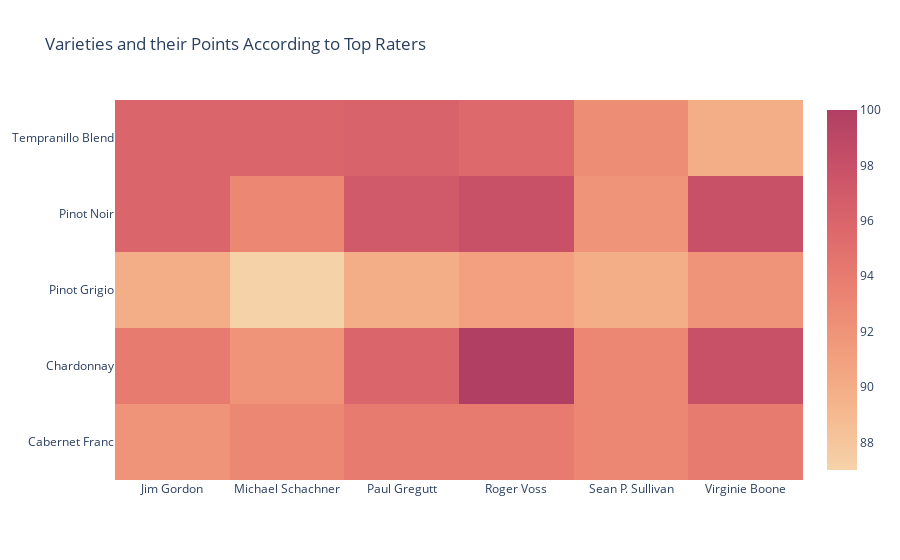

The cell this chart's notebook holds for it:
### Code cell
fig = go.Figure(data=go.Heatmap(x=variety_points['taster_name'],
                               y=variety_points['variety'],
                               z=variety_points['points'],
                               colorscale='redor',
                               connectgaps=True))
fig.update_layout(title='Varieties and their Points According to Top Raters')
fig.show()

### Figure 1 — Plotly figure (JSON) as saved in the notebook; plotly's stock layout.template omitted (floating-point values rounded to 4 significant figures)
{"data": [{"colorscale": [[0, "rgb(246, 210, 169)"], [0.1667, "rgb(245, 183, 142)"], [0.3333, "rgb(241, 156, 124)"], [0.5, "rgb(234, 129, 113)"], [0.6667, "rgb(221, 104, 108)"], [0.8333, "rgb(202, 82, 104)"], [1, "rgb(177, 63, 100)"]], "connectgaps": true, "type": "heatmap", "x": ["Jim Gordon", "Jim Gordon", "Jim Gordon", "Jim Gordon", "Michael Schachner", "Michael Schachner", "Michael Schachner", "Michael Schachner", "Michael Schachner", "Paul Gregutt", "Paul Gregutt", "Paul Gregutt", "Paul Gregutt", "Roger Voss", "Roger Voss", "Roger Voss", "Roger Voss", "Sean P. Sullivan", "Sean P. Sullivan", "Sean P. Sullivan", "Sean P. Sullivan", "Virginie Boone", "Virginie Boone", "Virginie Boone", "Virginie Boone", "Virginie Boone"], "y": ["Cabernet Franc", "Chardonnay", "Pinot Grigio", "Pinot Noir", "Cabernet Franc", "Chardonnay", "Pinot Grigio", "Pinot Noir", "Tempranillo Blend", "Cabernet Franc", "Chardonnay", "Pinot Grigio", "Pinot Noir", "Cabernet Franc", "Chardonnay", "Pinot Grigio", "Pinot Noir", "Cabernet Franc", "Chardonnay", "Pinot Grigio", "Pinot Noir", "Cabernet Franc", "Chardonnay", "Pinot Grigio", "Pinot Noir", "Tempranillo Blend"], "z": [92, 94, 90, 96, 93, 92, 87, 93, 96, 94, 96, 90, 97, 94, 100, 91, 98, 93, 93, 90, 92, 94, 98, 92, 98, 90]}], "layout": {"title": {"text": "Varieties and their Points According to Top Raters"}}}
